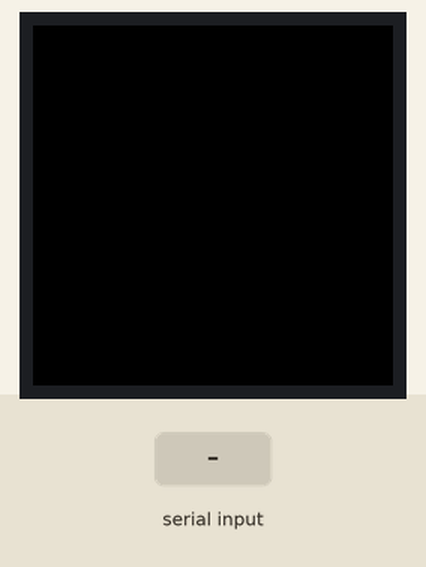
Simulated run of this sketch. Board: Arduino Uno, built with avr-gcc and run on an emulated ATmega328P. On the bench: 240×240 colour display. Inputs (shaded band) come from the test bench.

Above: at 1.4 s.
1.5 s: "1\n" received over Serial
3.0 s: "0\n" received over Serial
At 4.2 s:
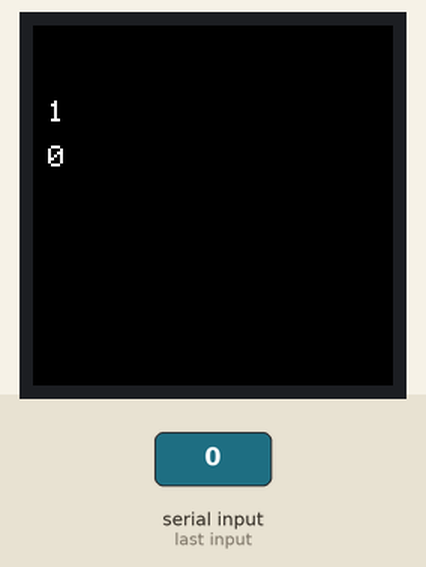
4.5 s: "2\n" received over Serial
At 5.5 s:
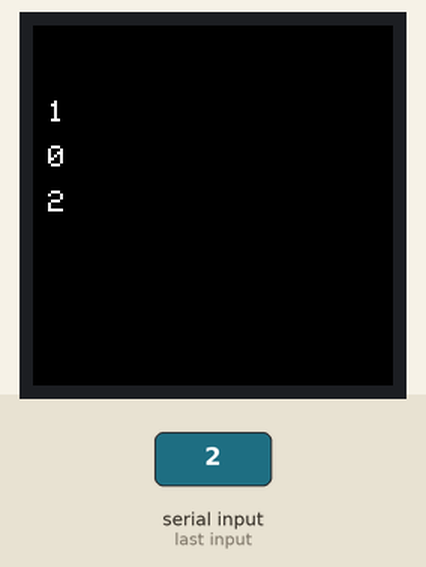
Timing chart, 0 to 7.5 s (numbered marks = the images above; inputs shaded):
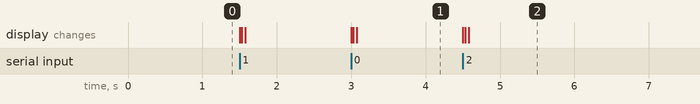

Measured:
- after the input at 3.0 s, the display: first changes at once (image 1 shows a later state)
- after the input at 4.5 s, the display: first changes at once (image 2 shows a later state)

The sketch:

play_lyric_lagu_ST7789.ino
```cpp
#include <Adafruit_GFX.h>
#include <Adafruit_ST7789.h>
#include <SPI.h>

#define TFT_DC   2
#define TFT_RST  4
#define TFT_CS  -1

#define TFT_WIDTH  240
#define TFT_HEIGHT 240

Adafruit_ST7789 tft = Adafruit_ST7789(TFT_CS, TFT_DC, TFT_RST);

#define MAX_CHARS_PER_LINE 18
#define MAX_BUFFER_LINES   20

int lineHeight = 30;
int startY = 50;
int typingSpeed = 30;

int maxVisibleLines;

String lines[MAX_BUFFER_LINES];
int totalLines = 0;


void setup() {
  Serial.begin(115200);

  tft.init(TFT_WIDTH, TFT_HEIGHT, SPI_MODE3);
  tft.setRotation(3);
  tft.fillScreen(ST77XX_BLACK);

  tft.setTextSize(2);
  tft.setTextColor(ST77XX_WHITE, ST77XX_BLACK);

  maxVisibleLines = (TFT_HEIGHT - startY) / lineHeight;
}


void redrawAll() {

  tft.fillRect(0, startY, TFT_WIDTH, TFT_HEIGHT - startY, ST77XX_BLACK);

  int startIndex = max(0, totalLines - maxVisibleLines);

  for (int i = 0; i < maxVisibleLines; i++) {

    int idx = startIndex + i;

    if (idx < totalLines) {
      tft.setCursor(10, startY + (i * lineHeight));
      tft.print(lines[idx]);
    }
  }
}


void addLine(String line) {

  if (totalLines < MAX_BUFFER_LINES) {
    lines[totalLines++] = line;
  } else {
    for (int i = 0; i < MAX_BUFFER_LINES - 1; i++) {
      lines[i] = lines[i + 1];
    }
    lines[MAX_BUFFER_LINES - 1] = line;
  }

  redrawAll();
}


void typeLine(String line) {

  int y = startY + ((maxVisibleLines - 1) * lineHeight);
  tft.setCursor(10, y);

  for (int i = 0; i < line.length(); i++) {
    tft.print(line[i]);
    delay(typingSpeed);
  }

  addLine(line);
}


void processIncomingLine(String line) {

  while (line.length() > 0) {

    if (line.length() <= MAX_CHARS_PER_LINE) {
      typeLine(line);
      break;
    }

    int splitIndex = line.lastIndexOf(' ', MAX_CHARS_PER_LINE);
    if (splitIndex == -1) splitIndex = MAX_CHARS_PER_LINE;

    String part = line.substring(0, splitIndex);
    typeLine(part);

    line = line.substring(splitIndex);
    line.trim();
  }
}


void loop() {

  if (Serial.available()) {

    String line = Serial.readStringUntil('\n');
    line.trim();

    if (line.length() > 0) {
      processIncomingLine(line);
    }
  }
}
```
